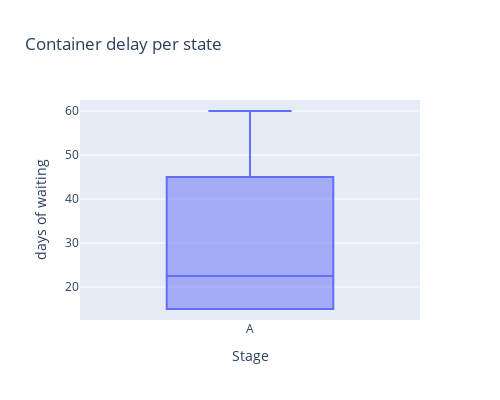
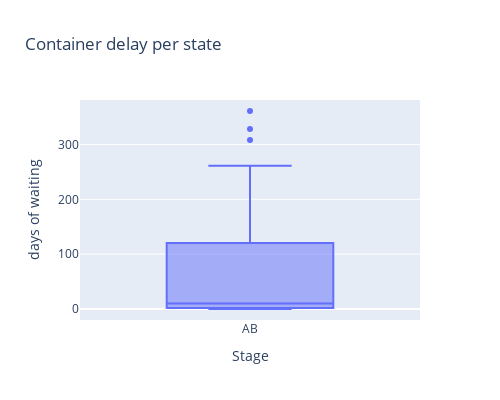
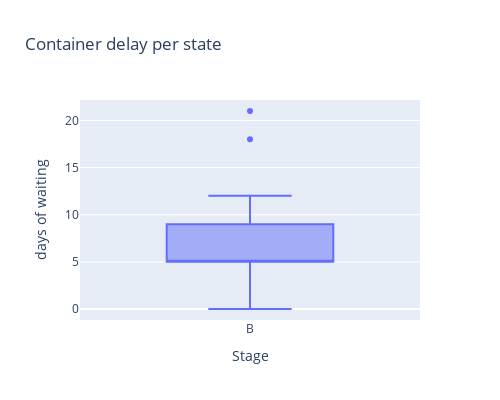
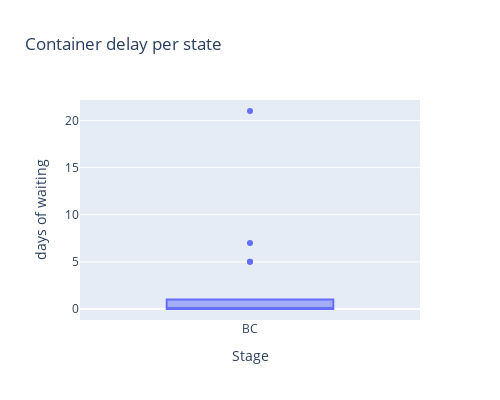

Here is the notebook cell these charts were saved with, in order:
### Code cell
stage_state = {
    0:'A',
    1:'AB',
    2:'B',
    3:'BC',
    4:'C',
    5:'CD',
    6:'D',
    7:'DE',
    8:'E',
}

df = pd.read_csv('deviation_days_stages.csv')

etats = list(stage_state.values())

figs = []

# Parcourir chaque état et créer un diagramme à moustaches pour chaque état
for etat in etats:
    donnees_etat = df.loc[df['Stage'] == etat]['Days']
    fig = go.Figure()
    fig.add_trace(go.Box(y=donnees_etat, name=etat))
    fig.update_layout(height=400, width=500,
                      title='Container delay per state',
                      xaxis=dict(title='Stage'),
                      yaxis=dict(title='days of waiting'))
    figs.append(fig)

# Afficher chaque diagramme à moustaches séparément
for fig in figs:
    fig.show()

### Figure 1 — Plotly figure (JSON) as saved in the notebook; plotly's stock layout.template omitted (floating-point values rounded to 4 significant figures)
{"data": [{"name": "A", "type": "box", "y": [15, 15, 30, 60]}], "layout": {"height": 400, "title": {"text": "Container delay per state"}, "width": 500, "xaxis": {"title": {"text": "Stage"}}, "yaxis": {"title": {"text": "days of waiting"}}}}

### Figure 2 — Plotly figure (JSON) as saved in the notebook; plotly's stock layout.template omitted (floating-point values rounded to 4 significant figures)
{"data": [{"name": "AB", "type": "box", "y": [0, 209, 0, 233, 361, 0, 32, 328, 0, 75, 203, 0, 58, 82, 261, 308, 0, 0, 52, 133, 228, 8, 136, 0, 10, 174, 0, 0, 62, 11, 5, 47, 2, 5, 75, 2, 5, 31, 2, 5, 5, 2, 5]}], "layout": {"height": 400, "title": {"text": "Container delay per state"}, "width": 500, "xaxis": {"title": {"text": "Stage"}}, "yaxis": {"title": {"text": "days of waiting"}}}}

### Figure 3 — Plotly figure (JSON) as saved in the notebook; plotly's stock layout.template omitted (floating-point values rounded to 4 significant figures)
{"data": [{"name": "B", "type": "box", "y": [5, 5, 5, 5, 5, 5, 5, 5, 5, 5, 5, 5, 5, 5, 5, 5, 5, 0, 1, 0, 0, 10, 21, 9, 18, 10, 2, 12, 9, 10]}], "layout": {"height": 400, "title": {"text": "Container delay per state"}, "width": 500, "xaxis": {"title": {"text": "Stage"}}, "yaxis": {"title": {"text": "days of waiting"}}}}

### Figure 4 — Plotly figure (JSON) as saved in the notebook; plotly's stock layout.template omitted (floating-point values rounded to 4 significant figures)
{"data": [{"name": "BC", "type": "box", "y": [0, 0, 0, 0, 0, 0, 0, 0, 0, 0, 0, 21, 0, 0, 0, 0, 0, 7, 1, 5, 1, 1, 1, 0, 1, 0, 1, 0, 1, 1, 1, 5]}], "layout": {"height": 400, "title": {"text": "Container delay per state"}, "width": 500, "xaxis": {"title": {"text": "Stage"}}, "yaxis": {"title": {"text": "days of waiting"}}}}
